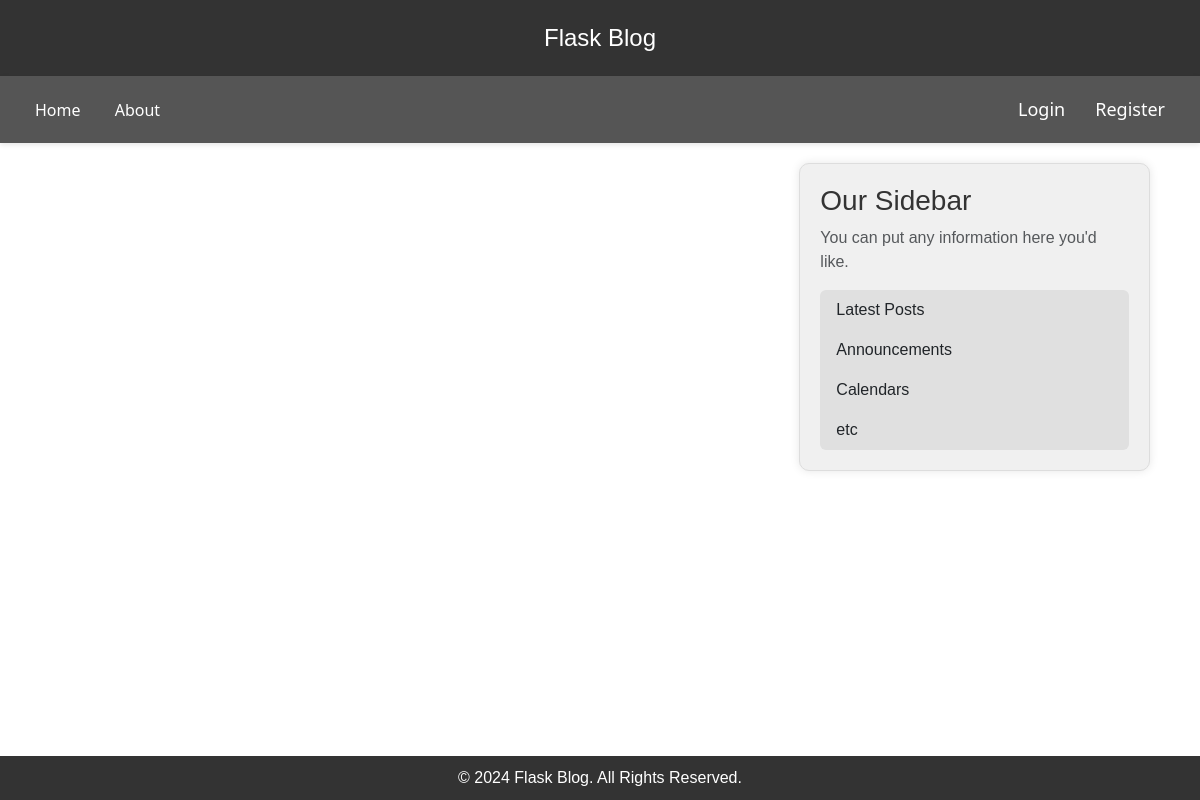
Page /home on the earlier database version.
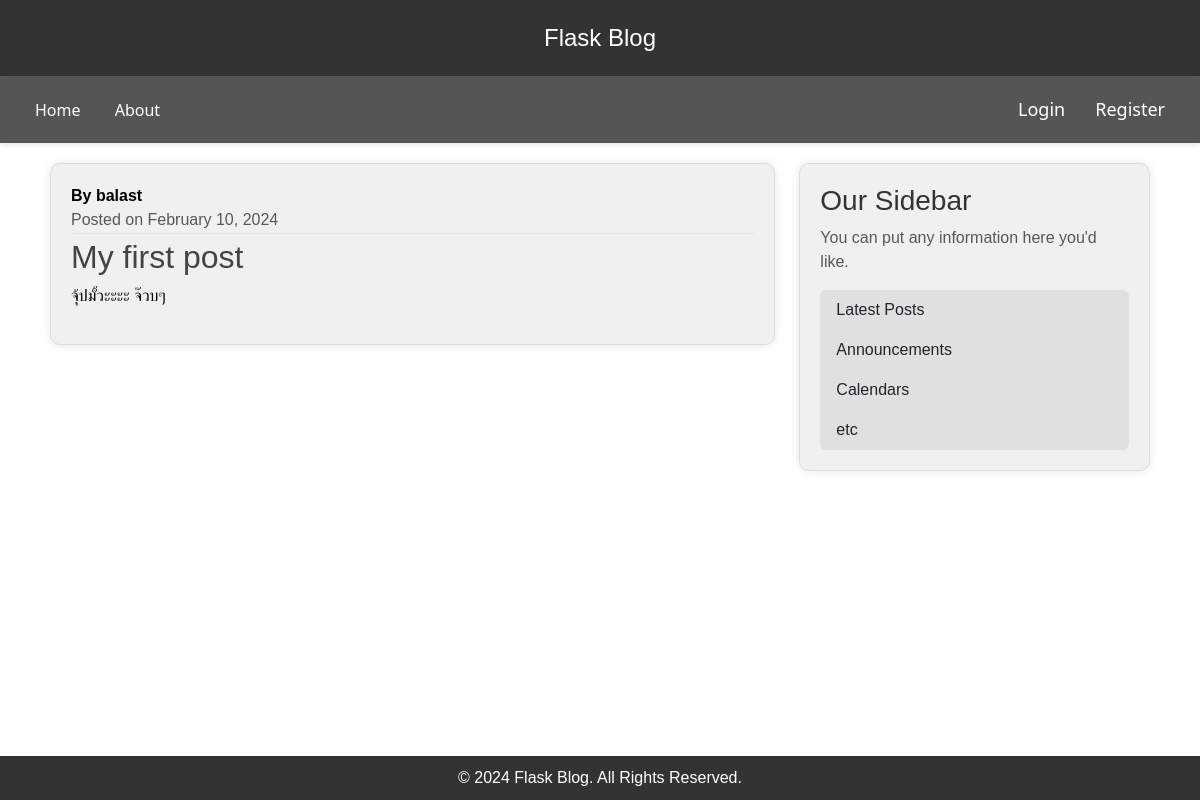
Same page on the later database version.
### flaskblog/model.py (models this page shows, shortened)
class Post(db.Model):
    id = db.Column(db.Integer, primary_key=True)
    title = db.Column(db.String(100), nullable=False)
    date_posted = db.Column(db.DateTime, nullable=False, default=datetime.utcnow())
    content = db.Column(db.Text, nullable=False)
    user_id = db.Column(db.Integer, db.ForeignKey('user.id'), nullable=False)

class User(db.Model, UserMixin):
    id = db.Column(db.Integer, primary_key=True)
    username = db.Column(db.String(20), unique=True, nullable=False)
    email = db.Column(db.String(120), unique=True, nullable=False)
    image_file = db.Column(db.String(20), nullable=False, default='default.jpg')
    password = db.Column(db.String(60), nullable=False)
    posts = db.relationship('Post', backref='author', lazy=True)

### flaskblog/routes.py (the view)
@app.route("/")
@app.route("/home")
def home():
    posts = Post.query.all()
    return render_template('home.html', posts=posts)

### flaskblog/templates/home.html
{% extends "layout.html" %}
{% block content %}
    {% for post in posts %}
    <article class="media content-section">
        <div class="media-body ml-4">
            <div class="article-metadata">
                <span class="mr-2">
                    <strong>By {{ post.author.username }}</strong><br>
                </span>
                <span class="text-muted">
                    Posted on {{ post.date_posted.strftime('%B %d, %Y') }}
                </span>
            </div>
            <h2 class="article-title">{{ post.title }}</h2>
            <p class="article-content">{{ post.content }}</p>
        </div>
    </article>
    {% endfor %}
{% endblock content %}

### flaskblog/templates/layout.html (shortened to what this page needs)
<!DOCTYPE html>
<html lang="en">
<head>
    <link rel="stylesheet" href="https://cdn.jsdelivr.net/npm/bootstrap@5.3.2/dist/css/bootstrap.min.css">
    <link rel="stylesheet" type="text/css" href="{{ url_for('static', filename='main.css') }}">
</head>
<body>
    <header>
        <a href="/">Flask Blog</a>
    </header>
    <div class="navbar">
        <nav>
            <a href="{{ url_for('home') }}">Home</a>
            <a href="{{ url_for('about') }}">About</a>
        </nav>
        <div class="right-nav">
            <nav>
                {% if current_user.is_authenticated %}
                    <a href="{{ url_for('new_post') }}">New Post</a>
                    <a href="{{ url_for('account') }}">Account</a>
                    <a href="{{ url_for('logout') }}">Logout</a>
                {% else %}
                    <a href="{{ url_for('login') }}">Login</a>
                    <a href="{{ url_for('register') }}">Register</a>
                {% endif %}
            </nav>
        </div>
    </div>
    <main class="container">
        <div class="row">
            <div class="col-md-8">
                {% block content %}{% endblock %}
            </div>
            <div class="col-md-4">
                <div class="content-section">
                    <h3>Our Sidebar</h3>
                    <p class="text-muted">You can put any information here you'd like.</p>
                    <ul class="list-group">
                        <li class="list-group-item">Latest Posts</li>
                        <li class="list-group-item">Announcements</li>
                        <li class="list-group-item">Calendars</li>
                        <li class="list-group-item">etc</li>
                    </ul>
                </div>
            </div>
        </div>
    </main>
    <footer>
        &copy; 2024 Flask Blog. All Rights Reserved.
    </footer>

### flaskblog/static/main.css (style rules this page uses)
body { background: #fafafa; color: #333333; margin-top: 5rem; }
h1, h2, h3, h4, h5, h6 { color: #444444; }
.content-section { background: #ffffff; padding: 10px 20px; border: 1px solid #dddddd; border-radius: 3px; margin-bottom: 20px; }
.article-title { color: #444444; }
.article-content { white-space: pre-line; }
.article-metadata { padding-bottom: 1px; margin-bottom: 4px; border-bottom: 1px solid #e3e3e3 }
body { display: flex; flex-direction: column; min-height: 100vh; }
main { flex-grow: 1; }
footer { margin-top: auto; }
.navbar { display: flex; justify-content: space-between; align-items: center; background-color: #555555; color: white; padding: 10px 20px; font-family: 'Segoe UI', Tahoma, Geneva, Verdana, sans-serif; box-shadow: 0 2px 5px rgba(0, 0, 0, 0.1); }
.right-nav { margin-left: auto; }
.nav-links a, .right-nav a { text-decoration: none; color: white; font-size: 18px; transition: color 0.3s ease; }
.right-nav nav { display: flex; align-items: center; }
.right-nav a { margin-left: 15px; }

### flaskblog/templates/layout.html (style rules this page uses)
body { font-family: 'Arial', sans-serif; background-color: #ffffff; color: #000000; margin: 0; padding: 0; }
header { background-color: #333333; color: #ffffff; text-align: center; padding: 20px 0; }
header a { color: #ffffff; text-decoration: none; font-size: 1.5rem; }
nav { background-color: #555555; padding: 10px 0; }
nav a { color: #ffffff; margin: 0 15px; text-decoration: none; transition: color 0.3s ease; }
main.container { padding: 20px; }
.content-section { background-color: #f0f0f0; padding: 20px; margin-bottom: 20px; border-radius: 10px; box-shadow: 0 0 10px rgba(0, 0, 0, 0.1); transition: transform 0.3s ease; }
.content-section h3 { color: #333333; }
.content-section p.text-muted { color: #6c757d; }
.list-group-item { background-color: #e0e0e0; border: none; }
footer { background-color: #333333; color: #ffffff; text-align: center; padding: 10px 0; }
body { display: flex; flex-direction: column; min-height: 100vh; }
main { flex-grow: 1; }
footer { margin-top: auto; }

Differences in the rows shown:
added Post: author.username "balast", date_posted "February 10, 2024", title "My first post", content "จุ้ปมั้วะะะะ จ๊วบๆ"
